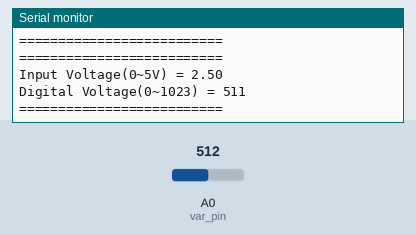
Simulated run of this sketch. Board: Arduino Uno, built with avr-gcc and run on an emulated ATmega328P. Shown: the last lines printed to the serial monitor. Inputs (shaded band) come from the test bench; at power-on: A0 (var_pin) = 512.

Above: at 2.8 s.
2.9 s: A0 (var_pin) set to 716
At 5.2 s:
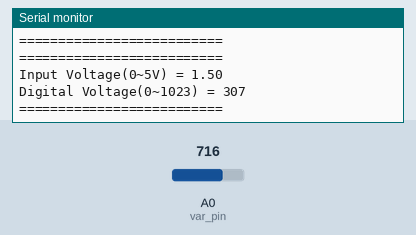
5.6 s: A0 (var_pin) set to 900
At 7.0 s:
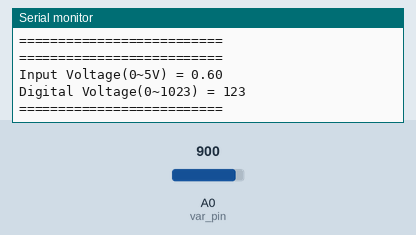
Timing chart, 0 to 8.6 s (numbered marks = the images above; inputs shaded):
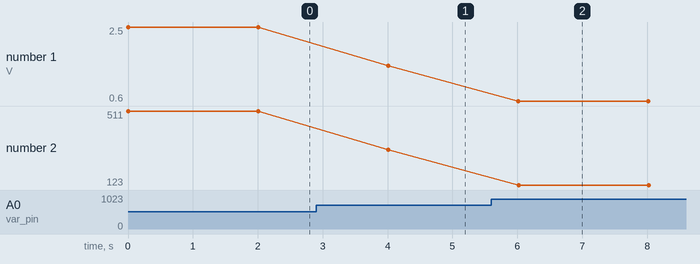

Measured:
- after the input at 2.9 s, the serial monitor: prints a new line after 1.1 s (image 1)
- after the input at 5.6 s, the serial monitor: prints a new line after 0.42 s (image 2)
- plotted number 1: 2.5 → 1.5 after the input at 2.9 s, 1.5 → 0.6 after the input at 5.6 s
- plotted number 2: 511 → 307 after the input at 2.9 s, 307 → 123 after the input at 5.6 s

The sketch:

ex14_variable_register.ino
```cpp
const int var_pin = A0; // 아날로그 핀 0번
int analog_val; // 아날로그 값 저장 변수

void setup() {
  // put your setup code here, to run once:
  Serial.begin(115200);
}

void loop() {
  // put your main code here, to run repeatedly:
  int digital_val; // 디지털 값
  float inputCalcVal; // 입력 전압값

  digital_val = analogRead(var_pin); // 아날로그 핀에서 값 입력받아 변환
  digital_val = map(digital_val, 0, 1023, 1023, 0); // 범위를 반대로 뒤집음

  inputCalcVal = (float)digital_val / 1023. * 5.0; // 전압값 계산
  // 값 출력
  Serial.println("==========================");
  Serial.print("Input Voltage(0~5V) = ");
  Serial.println(inputCalcVal);

  Serial.print("Digital Voltage(0~1023) = ");
  Serial.println(digital_val);
  Serial.println("==========================");

  delay(2000);
}
```
